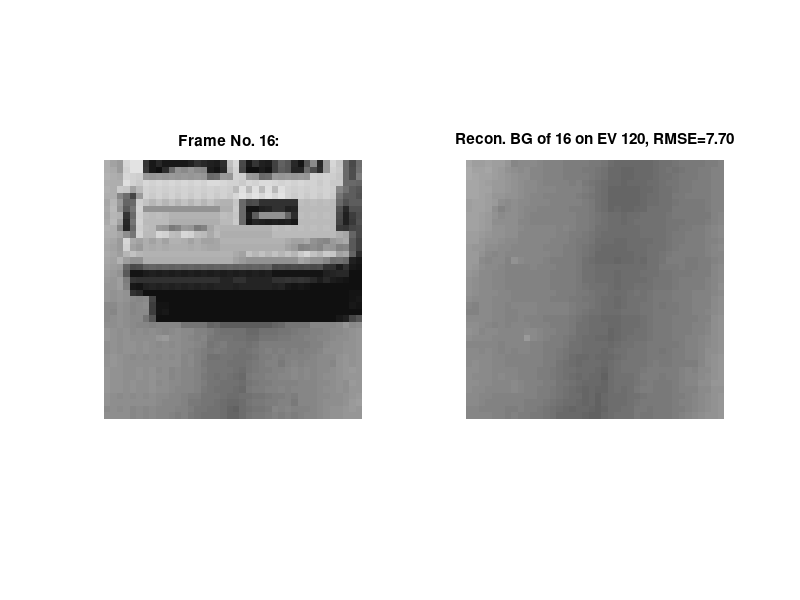

Source code (MATLAB):
% Mahmood AminToosi, HSU, 2022
% EigenBackground, using the first and the last eigenvectors

% loading only one 40x40 block of highway video
load('input/BGSamplePixels_highway_3pointsBGDetection.mat')
load('tmp/highway_GT.mat', 'true_bg')

n_frames = 120;
sample_frame_no = 16;

im = uint8(B(:,sample_frame_no));

blk_sz = 40; 

BG_ImPCA=double(im);
BG_ImNonPCA=BG_ImPCA;
Bg_ImMean=BG_ImPCA;
Bg_Princomp=BG_ImPCA;

% Background modeling
[pc,score,v,tsquare] = pca(B');
mu = mean(B,2);
print_list = [1, 3, 5, 7, 114, 116, 118, 120]; 
for n_eigen_vector=1:n_frames
    
    phi=pc(:,n_eigen_vector);
    
    sample_frame = reshape(im,blk_sz,blk_sz);
    sample_frame_col = B(:,sample_frame_no);
    Xi = sample_frame_col - mu;
    Bi = phi'*Xi;    % Project onto Strongest EigenVectors
    BG_EV = phi*Bi+mu;  % Reconstruct from projection
    bg_err = BG_EV - true_bg;
    bg_error(n_eigen_vector) = sqrt(mean(bg_err(:).^2));
    
    BG_EV = reshape(BG_EV,blk_sz,blk_sz);
        
    threshold = 30;
    FG_SEV = abs(BG_EV-double(sample_frame))>threshold;
    
    if any(n_eigen_vector==print_list)
    figure(1);
    subplot(1,2,1); imshow(sample_frame);title('Frame No. 16:  ')
    subplot(1,2,2);imshow(uint8(BG_EV));title(sprintf('Recon. BG of 16 on EV %d, RMSE=%4.2f',n_eigen_vector, bg_error(n_eigen_vector)));
    pause(1)
    
    output_path = ['output/highway/ev_frames_1_' num2str(n_frames)];
    mkdir(output_path)
    file_name = sprintf('%s/EV-%d_%d', output_path,n_eigen_vector,sample_frame_no);
    imwrite(uint8(BG_EV),[file_name '.jpg']);
    end
end
